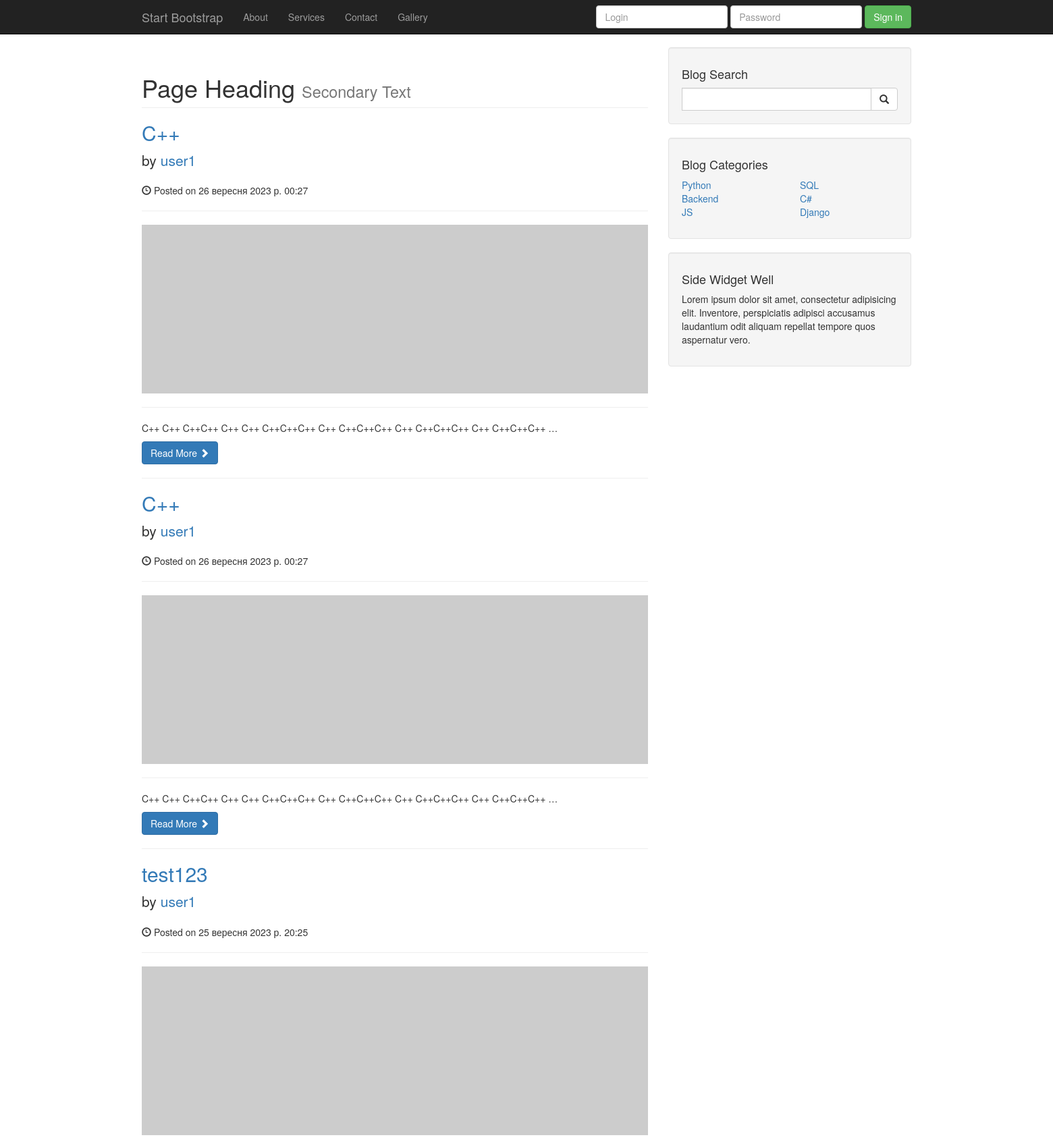
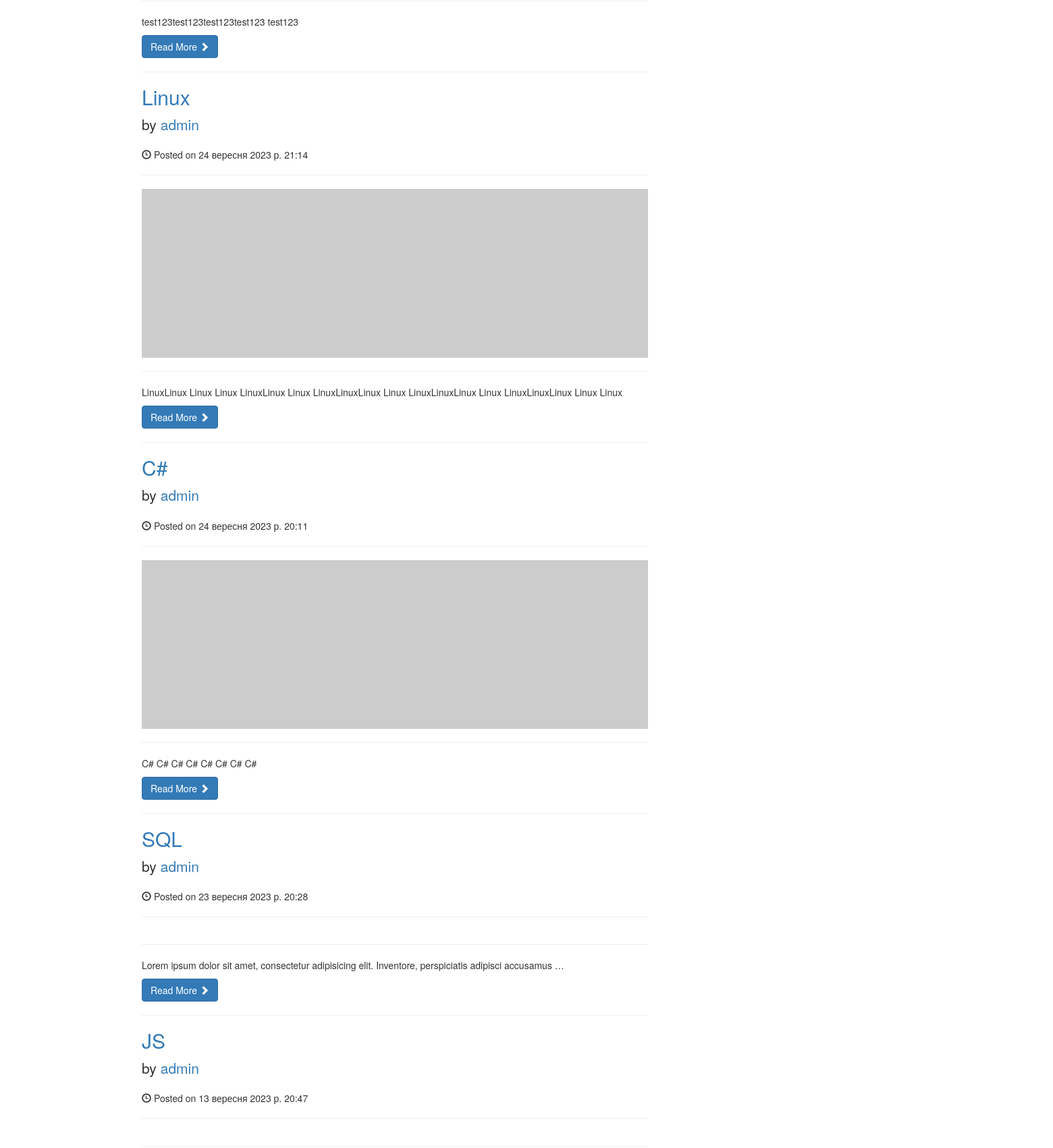
Screenshot of /blog/ (upper part) with the database file from the repository (2 pictures, top to bottom).
### blog/models.py (models this page shows, shortened)
class Post(models.Model):
    title = models.CharField(max_length=30, verbose_name="Заголовок")
    content = models.TextField(verbose_name="Опис")
    published_date = models.DateTimeField(auto_created=True, verbose_name="Дата та час")
    category = models.ForeignKey(Category, on_delete=models.CASCADE, verbose_name="Категорія")
    user = models.ForeignKey(User, on_delete=models.CASCADE, verbose_name="Автор")
    comments = models.ManyToManyField(Comment, blank=True, verbose_name="Коментарі", related_name='post_comments')
    image = models.ImageField(upload_to='uploads/post', verbose_name="Зображення")
    class Meta:
        verbose_name = "Пост"
        verbose_name_plural = "Пости"

class Category(models.Model):
    name = models.CharField(max_length=30, verbose_name="Категорія")
    class Meta:
        verbose_name = "Категорія"
        verbose_name_plural = "Категорії"

### blog/views.py (the view)
# urls.py: path("blog/", views.index, name="main"),
def index(request):
    posts = Post.objects.order_by('-published_date')
    context = {'posts': posts}
    context.update(get_categories())
    return render(request, 'blog/index.html', context=context)

### blog/views.py (called while the page is built)
def get_categories():
    all = Category.objects.all()
    count = all.count()
    half = count // 2
    if count % 2 != 0:
        half += 1
    return {"cat1": all[:half], "cat2": all[half:]}

### templates/blog/index.html (shortened to what this page needs)
{% extends "blog/base.html" %}
{% block content %}
<h1 class="page-header">
    Page Heading
    <small>Secondary Text</small>
</h1>
{% for post in posts %}
<h2>
    <a href="{% url 'post' id=post.id %}">{{post.title}}</a>
</h2>
<p class="lead">
    by <a href="index.php">{{post.user}}</a>
</p>
<p><span class="glyphicon glyphicon-time"></span> Posted on {{post.published_date}}</p>
<hr>
<a href="{% url 'post' id=post.id%}"><img class="img-responsive" src={{post.image}} alt=""></a>
<hr>
<p>{{post.content|truncatewords:12}}</p>
<a class="btn btn-primary" href="{% url 'post' id=post.id %}">Read More <span
        class="glyphicon glyphicon-chevron-right"></span></a>
<hr>
{% endfor %}
{% endblock %}

### templates/blog/base.html (shortened to what this page needs)
<!DOCTYPE html>
<html lang="en">
<head>
    {% load static %}
    <link href="{% static 'blog/css/bootstrap.min.css' %}" rel="stylesheet">
    <link href="{% static 'blog/css/blog-home.css' %}" rel="stylesheet">
</head>
<body>
<nav class="navbar navbar-inverse navbar-fixed-top" role="navigation">
    <div class="container">
        <div class="navbar-header">
            <a class="navbar-brand" href="{% url 'main'%}">Start Bootstrap</a>
        </div>
        <div class="collapse navbar-collapse" id="bs-example-navbar-collapse-1">
            <ul class="nav navbar-nav">
                <li>
                    <a href="{% url 'about'%}">About</a>
                </li>
                <li>
                    <a href="{% url 'services'%}">Services</a>
                </li>
                <li>
                    <a href="{% url 'contact'%}">Contact</a>
                </li>
                <li>
                    <a href="{% url 'gallery'%}">Gallery</a>
                </li>
            </ul> {% include "blog/toggle_login.html"%}
        </div>
    </div>
</nav>
<div class="container">
    <div class="row">
        <div class="col-md-8">
            {% block content %}
            {% endblock %}
        </div>
        <div class="col-md-4">
<div class="well">
    <h4>Blog Search</h4>
    <form method="GET" action="{% url 'search' %}" class="input-group">
        <input type="text" name="query" class="form-control">
        <span class="input-group-btn">
            <button class="btn btn-default" type="submit">
                <span class="glyphicon glyphicon-search"></span>
            </button>
        </span>
    </form>
</div>
            <div class="well">
                <h4>Blog Categories</h4>
                <div class="row">
                    <div class="col-lg-6">
                        <ul class="list-unstyled">
                          {% for c in cat1 %}
                          <li><a href="{% url 'category' name=c.name %}">{{ c.name }}</a></li>
                          {% endfor %}
                        </ul>
                    </div>
                    <div class="col-lg-6">
                        <ul class="list-unstyled">
                          {% for c in cat2 %}
                          <li><a href="{% url 'category' name=c.name %}">{{ c.name }}</a></li>
                          {% endfor %}
                        </ul>
                    </div>
                </div>
            </div>
            <div class="well">
                <h4>Side Widget Well</h4>
                <p>Lorem ipsum dolor sit amet, consectetur adipisicing elit. Inventore, perspiciatis adipisci accusamus
                    laudantium odit aliquam repellat tempore quos aspernatur vero.</p>
            </div>
        </div>
    </div>
</div>
</body>
</html>

### static/blog/css/blog-home.css (style rules this page uses)
body { padding-top: 70px; }

### rows the page displays
Post: title "C++", user "user1", published_date "26 вересня 2023 р. 00:27", content "C++ C++ C++C++ C++ C++ C++C++C++ C++ C++C++C++ C++ C++C++C++ C++ C++C++C++ …"
Post: title "C++", user "user1", published_date "26 вересня 2023 р. 00:27", content "C++ C++ C++C++ C++ C++ C++C++C++ C++ C++C++C++ C++ C++C++C++ C++ C++C++C++ …"
Post: title "test123", user "user1", published_date "25 вересня 2023 р. 20:25", content "test123test123test123test123 test123"
Post: title "Linux", user "admin", published_date "24 вересня 2023 р. 21:14", content "LinuxLinux Linux Linux LinuxLinux Linux LinuxLinuxLinux Linux LinuxLinuxLinux Linux LinuxLinuxLinux Linux Linux"
Post: title "C#", user "admin", published_date "24 вересня 2023 р. 20:11", content "C# C# C# C# C# C# C# C#"
Post: title "SQL", user "admin", published_date "23 вересня 2023 р. 20:28", content "Lorem ipsum dolor sit amet, consectetur adipisicing elit. Inventore, perspiciatis adipisci accusamus …"
Post: title "JS", user "admin", published_date "13 вересня 2023 р. 20:47"
Category: name "Python"
Category: name "Backend"
Category: name "JS"
Category: name "SQL"
Category: name "C#"
Category: name "Django"
